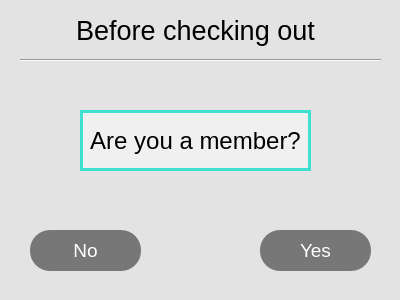
<?xml version="1.0" encoding="UTF-8"?>
<ui version="4.0">
 <class>member</class>
 <widget class="QWidget" name="member">
  <property name="geometry">
   <rect>
    <x>0</x>
    <y>0</y>
    <width>400</width>
    <height>300</height>
   </rect>
  </property>
  <property name="windowTitle">
   <string>Form</string>
  </property>
  <widget class="QWidget" name="widget" native="true">
   <property name="geometry">
    <rect>
     <x>0</x>
     <y>0</y>
     <width>401</width>
     <height>301</height>
    </rect>
   </property>
   <property name="styleSheet">
    <string notr="true">QWidget
{
background-color: #e3e3e3;

}</string>
   </property>
   <widget class="QLabel" name="label">
    <property name="geometry">
     <rect>
      <x>70</x>
      <y>10</y>
      <width>251</width>
      <height>41</height>
     </rect>
    </property>
    <property name="font">
     <font>
      <family>Segoe UI</family>
      <pointsize>20</pointsize>
      <italic>false</italic>
     </font>
    </property>
    <property name="text">
     <string>Before checking out</string>
    </property>
    <property name="alignment">
     <set>Qt::AlignCenter</set>
    </property>
   </widget>
   <widget class="Line" name="line">
    <property name="geometry">
     <rect>
      <x>20</x>
      <y>50</y>
      <width>361</width>
      <height>20</height>
     </rect>
    </property>
    <property name="orientation">
     <enum>Qt::Horizontal</enum>
    </property>
   </widget>
   <widget class="QLabel" name="label_2">
    <property name="geometry">
     <rect>
      <x>80</x>
      <y>110</y>
      <width>231</width>
      <height>61</height>
     </rect>
    </property>
    <property name="font">
     <font>
      <family>Segoe UI</family>
      <pointsize>18</pointsize>
     </font>
    </property>
    <property name="styleSheet">
     <string notr="true">QLabel
 {
    border: 3px solid turquoise;
    padding: 5px;
background-color: #F0F0F0;
}

</string>
    </property>
    <property name="text">
     <string>Are you a member?</string>
    </property>
    <property name="alignment">
     <set>Qt::AlignCenter</set>
    </property>
   </widget>
   <widget class="QPushButton" name="memno">
    <property name="geometry">
     <rect>
      <x>30</x>
      <y>230</y>
      <width>111</width>
      <height>41</height>
     </rect>
    </property>
    <property name="font">
     <font>
      <family>Segoe UI</family>
      <pointsize>14</pointsize>
     </font>
    </property>
    <property name="styleSheet">
     <string notr="true">QPushButton 
{
    background-color: #777777; /* Dark grey background */
    color: white; /* White text */
    border-radius: 20px; /* Rounded corners */
    padding: 10px; /* Padding */
    border: none; /* No border */
}</string>
    </property>
    <property name="text">
     <string>No</string>
    </property>
   </widget>
   <widget class="QPushButton" name="pushButton_2">
    <property name="geometry">
     <rect>
      <x>260</x>
      <y>230</y>
      <width>111</width>
      <height>41</height>
     </rect>
    </property>
    <property name="font">
     <font>
      <family>Segoe UI</family>
      <pointsize>14</pointsize>
     </font>
    </property>
    <property name="styleSheet">
     <string notr="true">QPushButton 
{
    background-color: #777777; /* Dark grey background */
    color: white; /* White text */
    border-radius: 20px; /* Rounded corners */
    padding: 10px; /* Padding */
    border: none; /* No border */
}</string>
    </property>
    <property name="text">
     <string>Yes</string>
    </property>
   </widget>
  </widget>
 </widget>
 <resources/>
 <connections/>
</ui>
